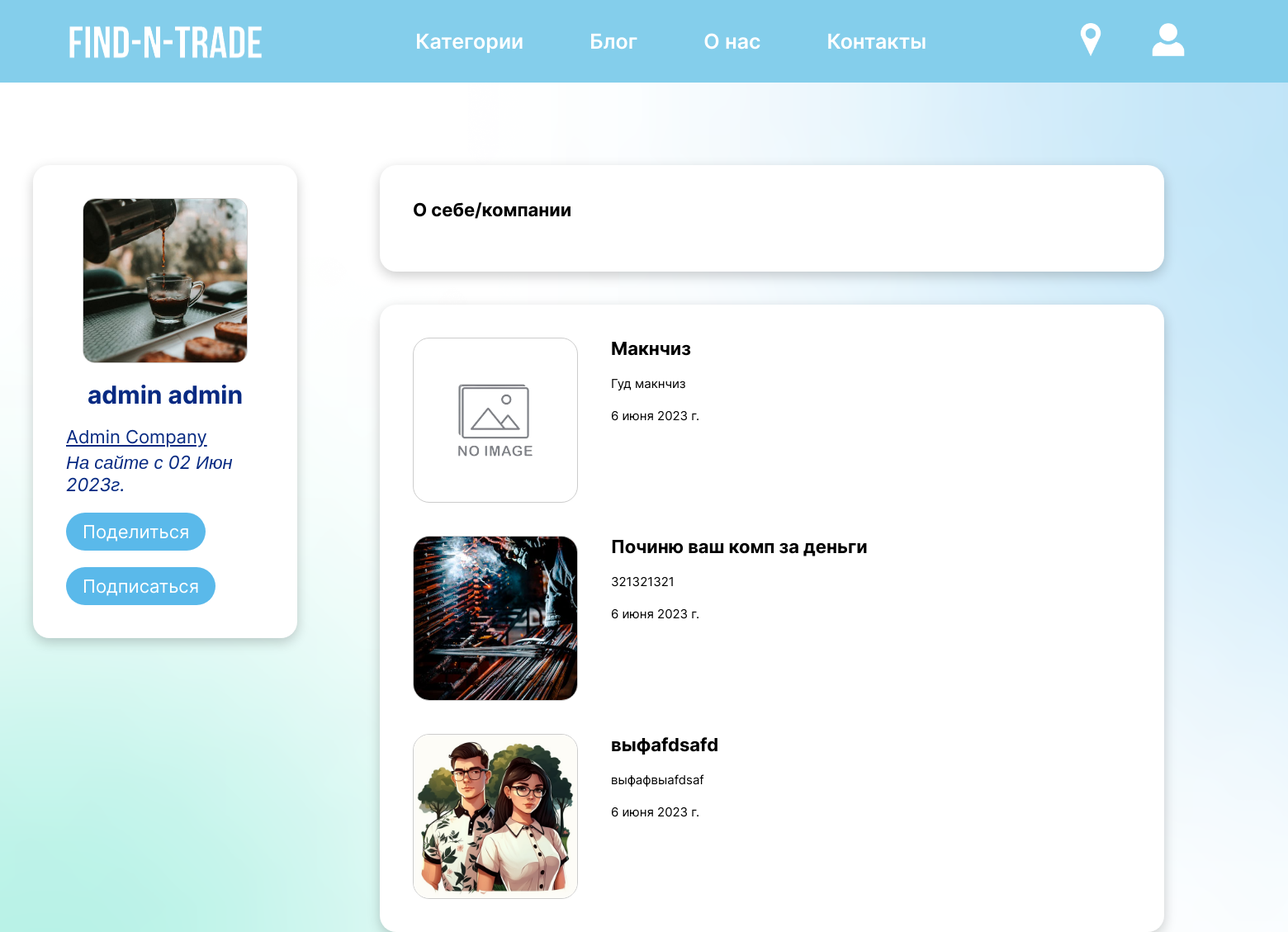
Page /profile/1/ on the earlier database version.
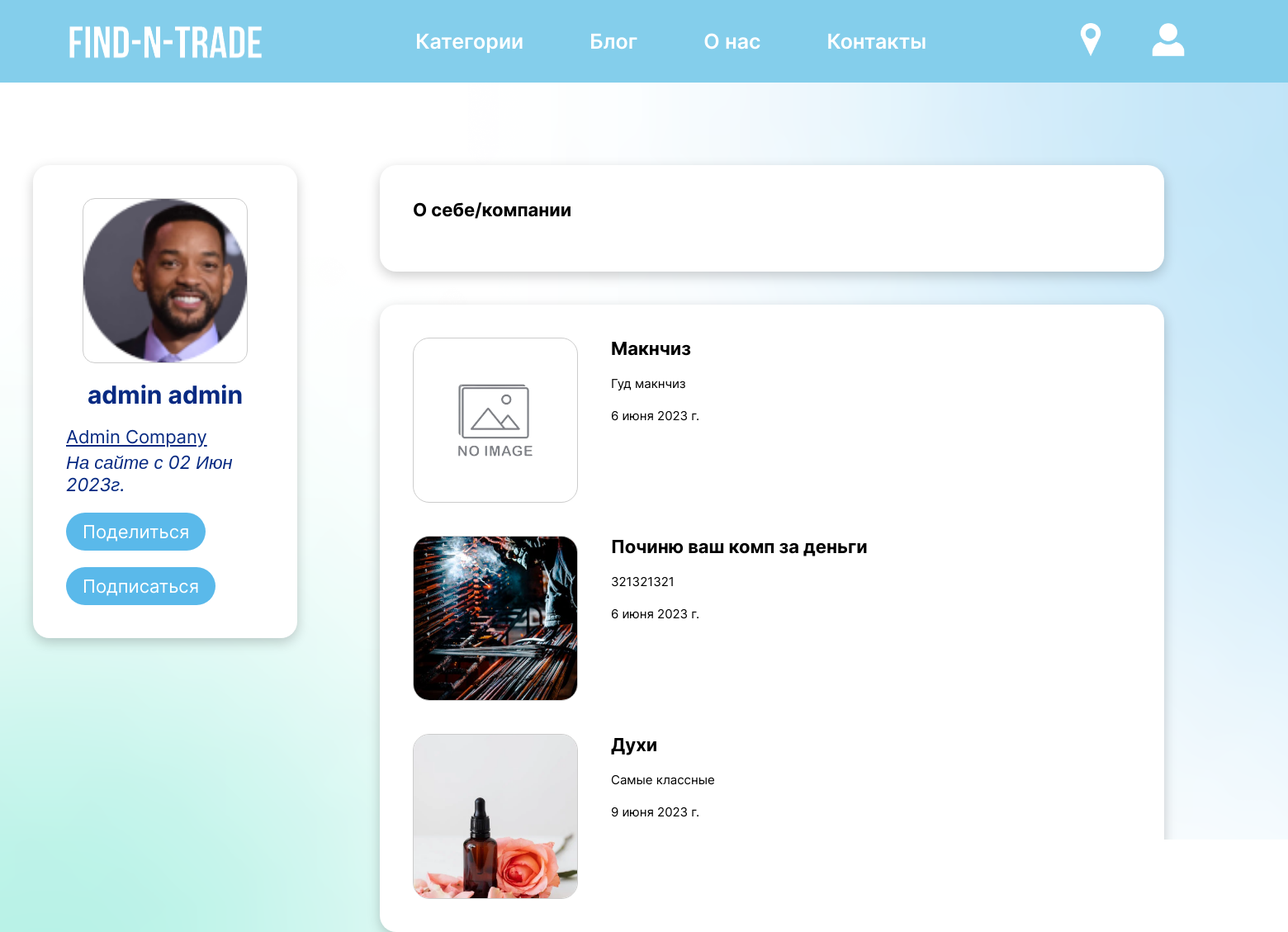
Same page on the later database version.
### main/models.py (models this page shows, shortened)
class CustomUser(AbstractBaseUser):
    id = models.AutoField(primary_key=True, verbose_name="ID")
    email = models.EmailField(unique=True, verbose_name="Email")
    name = models.CharField(max_length=26, verbose_name="Name")
    surname = models.CharField(max_length=26, verbose_name="Surname")
    profile = models.OneToOneField(Profile, on_delete=models.CASCADE, blank=True, null=True, verbose_name="Profile")
    reset_password_token = models.UUIDField(blank=True, null=True, default=None, verbose_name="Reset password token")
    date_joined = models.DateTimeField(auto_now_add=True)
    last_login = models.DateTimeField(auto_now=True, verbose_name="Last login")
    is_admin = models.BooleanField(default=False)
    is_active = models.BooleanField(default=True)
    is_staff = models.BooleanField(default=False)
    is_superuser = models.BooleanField(default=False)
    USERNAME_FIELD = "email"
    REQUIRED_FIELDS = ["name", "surname"]
    objects = CustomUserManager()

class Profile(models.Model):
    id = models.AutoField(primary_key=True, verbose_name="ID")
    city = models.CharField(max_length=15, blank=True, null=True, verbose_name="City")
    date_of_birth = models.DateField(max_length=15, blank=True, null=True, verbose_name='Date of birth')
    company_name=models.CharField(max_length=30, blank=True, null=True, verbose_name="Company name")
    description=models.TextField(blank=True, null=True, verbose_name="Description")
    phone_number = models.CharField(max_length=15, blank=True, null=True, verbose_name="Phone number")
    role = models.CharField(max_length=200, choices=Role.choices, verbose_name="Role")
    image_link = models.ImageField(upload_to=user_profile_directory_path, blank=True, null=True,
                                   verbose_name="Profile image")

class Ad(models.Model):
    user= models.ForeignKey(CustomUser, blank=False, null=False, on_delete=models.CASCADE, related_name='creator')
    title= models.CharField(max_length=50, verbose_name="Title")
    company_name= models.CharField(max_length=50, blank=True, null=True, verbose_name="Company_name")
    description= models.TextField(verbose_name="Description")
    image_link = models.ImageField(upload_to=user_image_directory_path, blank=True, null=True,
                                   verbose_name="Ad image")
    cost= models.FloatField(verbose_name="Cost")
    responders= models.ManyToManyField(Respond, blank=True, null=True)
    create_date = models.DateField(auto_now_add=True, verbose_name="Creation date")
    edit_date = models.DateField(auto_now=True, verbose_name="Edit date")
    is_active = models.BooleanField(default=True, verbose_name="Active")
    category=models.ForeignKey(Category, blank=True, null=True, on_delete=models.CASCADE)
    def __str__(self):
        return self.title

### main/views.py (the view)
# urls.py: path('profile/<str:id>/', views.OtherProfileView.as_view(), name='other_user_profile'),
class OtherProfileView(TemplateView):
    template_name = "main/other_user_profile.html"
    def get_context_data(self, **kwargs):
        ctx = super(OtherProfileView, self).get_context_data(**kwargs)
        ctx['id'] = self.kwargs['id']
        ctx['ads'] = Ad.objects.filter(user__id=ctx['id'])[0:3]
        print(ctx)
        self.model = CustomUser.objects.get(id=ctx['id'])
        ctx['model'] = self.model
        return ctx

### main/templates/main/other_user_profile.html (shortened to what this page needs)
{% extends 'main/base.html' %}
{% load static %}
{% block links %}    <link rel="stylesheet" href="{% static 'main/css/style_imported.css' %}">
   <link rel="stylesheet" href="{% static 'main/css/style.css' %}">
   <link href='https://fonts.googleapis.com/css?family=Inter' rel='stylesheet'>{% endblock %}
{% block content %}
<html>
<head>
</head>
<body background="images/bg2.png">
    <main>
      <div class="other_users_profile">
        <div class="other_users_profile_left">
          <div class="other_users_profile_left_1">
            <div class="other_users_profile_left_1_image">
              {% if model.profile.image_link.file is not None %}
              <img src="{{model.profile.image_link.url}}" alt="" style="object-fit:cover;
                 object-position: right;
                 width:200px;
                 height:200px;
                 border: solid 1px #CCC;
                 border-radius:15px;">
                 {% else %}
                 <img src="{% static 'main/img/no-image-removebg-preview.png'%}" alt="" style="object-fit:cover;
              object-position: right;
                 width:200px;
                 height:200px;
                 border: solid 1px #CCC">
                 {% endif %}
            </div>
            <br>
            <h2>{{ model.name }} {{ model.surname }}</h2>
            <br>
            <h3>{{ model.profile.company_name }}</h3>
            <em><h4>На сайте с {{ model.date_joined|date:"d M Y" }}г.</h4></em>
            <br>
            <div class="other_users_profile_left_1_buttons">
              <button id="other_users_profile_share"type="submit" name="button">Поделиться</button>
              <button type="submit" name="button">Подписаться</button>
            </div>
          </div>
        </div>
        <div class="other_users_profile_right">
          <div class="other_users_profile_right_1">
            <h2>О себе/компании</h2>
            <br>
          </div>
          <div class="other_users_profile_right_2">
            {%for ad in ads%}
            <div class="other_users_profile_right_2_ad">
              <div class="other_users_profile_right_2_ad_image">
                {% if ad.image_link.file is not None     %}
              <img src="{{ad.image_link.url}}" alt="" style="object-fit:cover;
              object-position: center;
                 width:200px;
                 height:200px;
                 border: solid 1px #CCC">
              {% else %}
              <img src="{% static 'main/img/no-image-removebg-preview.png'%}" alt="" style="object-fit:cover;
              object-position: center;
                 width:200px;
                 height:200px;
                 border: solid 1px #CCC">
              {% endif %}
              </div>
              <div class="other_users_profile_right_2_ad_desc">
                <a href="{% url 'ad_details' id=ad.id %}"><h2>{{ad.title}}</h2></a>
                <br>
                <p id="other_users_profile_right_2_ad_desc">{{ad.description}}</p>
                <br>
                <p>{{ad.create_date}}</p>
              </div>
            </div>
            {% endfor %}
          </div>
        </div>
      </div>
    </main>
</body>
</html>
{% endblock %}

Differences in the rows shown:
removed Ad: image_link (picture), title "выфаfdsafd", description "выфафвыafdsaf", create_date "6 июня 2023 г."
changed CustomUser "admin": profile.image_link: a different picture
added Ad: image_link (picture), title "Духи", description "Самые классные", create_date "9 июня 2023 г."
